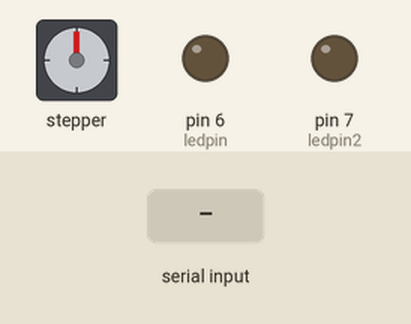
Bench run of a sketch on a simulated Arduino Uno, built with avr-gcc and run on an emulated ATmega328P. Parts: stepper motor, output pins drawn as LEDs (lit = HIGH). Inputs (shaded band) come from the test bench. Stepper angles assume 200 steps per turn; what the sketch prints to the serial monitor is not drawn.

Above: at 1.2 s.
1.3 s: "1" received over Serial
At 1.7 s:
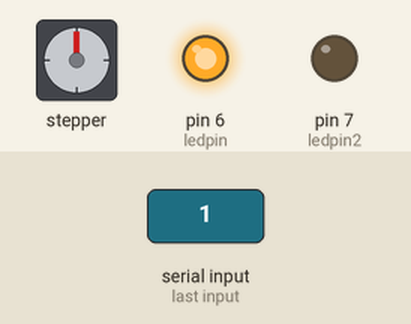
4.3 s: "0" received over Serial
At 4.9 s:
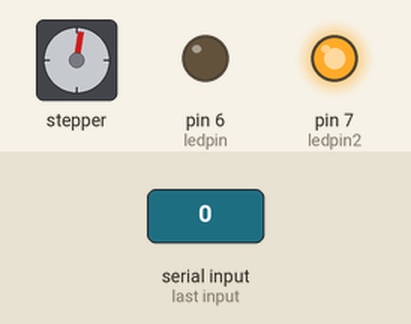
5.8 s: "1" received over Serial
At 8.7 s:
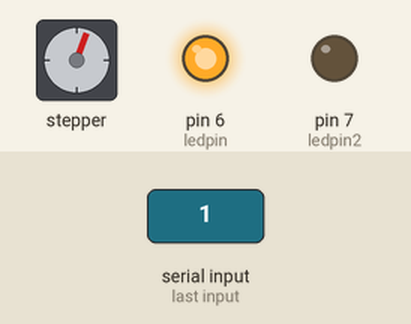
8.8 s: "0" received over Serial
At 9.5 s:
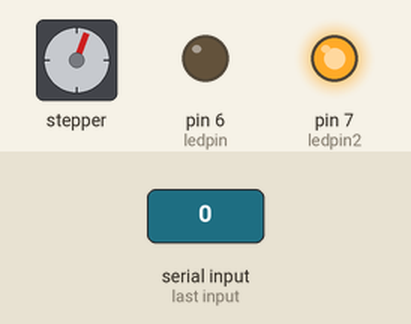
Timing chart, 0 to 11.3 s (numbered marks = the images above; inputs shaded):
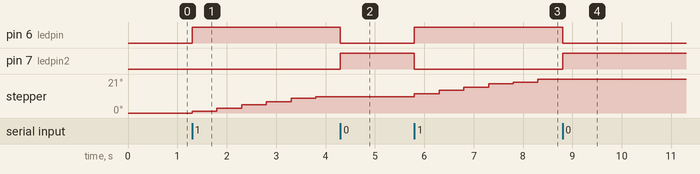

The sketch:

Brilliantly_Bright.ino
```cpp
/*
The Pennsylvania Governor’s STEM State Competition
BUILDING A STRONGER PENNSYLVANIA

Bishop Shanahan High School
Arduino Project File: Brilliantly_Bright

“Brilliantly Bright Solar LED Street Signs”
Stephen Anderson, Angela Herb, Matthew Horger, Andrew Johnson, Conor Waldt
Advisor: John P. Janasik, PhD

*/ //     _________________
//       /.--------------.\
//      //                \\
//     //                  \\
//    || .-..----. .-. .--. ||
//    ||( ( '-..-'|.-.||.-.|||
//    || \ \  ||  || ||||_||||
//    ||._) ) ||  \'-'/||-' ||
//     \\'-'  `'   `-' `'  //
//      \\                //
//       \\______________//
//        '--------------'


// Stepper library import
#include <Stepper.h>

// variables declared
const int stepsPerRevolution = 200;  //  number of steps per revolution
int stepCount = 0; // number of steps the motor has taken
int ledpin = 6; // LED lights (white) on pin 6
int ledpin2 = 7; // LED lights (red) on pin 7
int state = 0; // bluetooth input data
int flag = 0; // serial print

// initializes stepper motor instance on pins 8 through 11:
Stepper myStepper(stepsPerRevolution, 8, 9, 10, 11);

void setup() {
  // put your setup code here, to run once:

  pinMode(ledpin,OUTPUT); // sets pin 6 output
  pinMode(ledpin2,OUTPUT); // sets pin 7 output
  Serial.begin(9600); // starts Bluetooth receive & motor functions
}

void loop() {
  // put your main code here, to run repeatedly:

if(Serial.available() > 0) // if the Bluetooth data is being received
    {
     state = Serial.read(); // set its value into state
     flag = 0; // declared so our Serial doesn't loop
   }

 if (state == '0') // if the value received is a '0'
   {
     digitalWrite(ledpin, LOW); // white off
     digitalWrite(ledpin2,HIGH); // red on

         if(flag == 0)
           {
             Serial.println("LED: off"); // prints a message
             flag = 1; // no infinite serials thank you very much
           }
   }

 else if (state == '1') // if the value received is a '1'
   {
     digitalWrite(ledpin, HIGH); // white on
     digitalWrite(ledpin2,LOW); // red off

          if(flag == 0)
            {
             Serial.println("LED: on");
             flag = 1;
             }

     myStepper.step(1); // if 1 is being received, stepper motor takes 1 step
     Serial.print("steps: " + stepCount ); // serial step count printout
     stepCount++; // add one!
     delay(500); // about half a second
   }
}
```

Measured:
- after the input at 4.3 s, pin 6 (ledpin): HIGH → LOW at once; pin 7 (ledpin2): LOW → HIGH at once; stepper: stays 10° (without the input it goes to 12° after 0.00 s)
- after the input at 8.8 s, pin 6 (ledpin): HIGH → LOW at once; pin 7 (ledpin2): LOW → HIGH at once; stepper: stays 21° (without the input it goes to 23° after 0.00 s)
